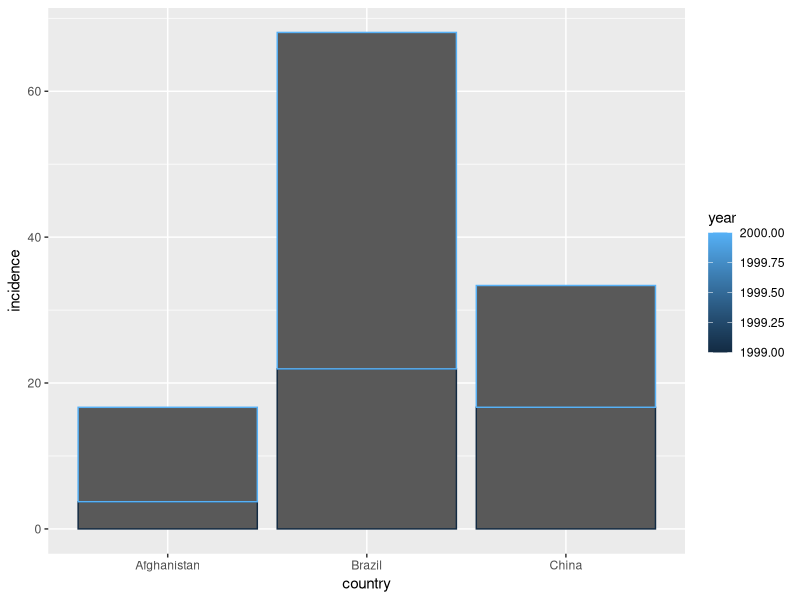
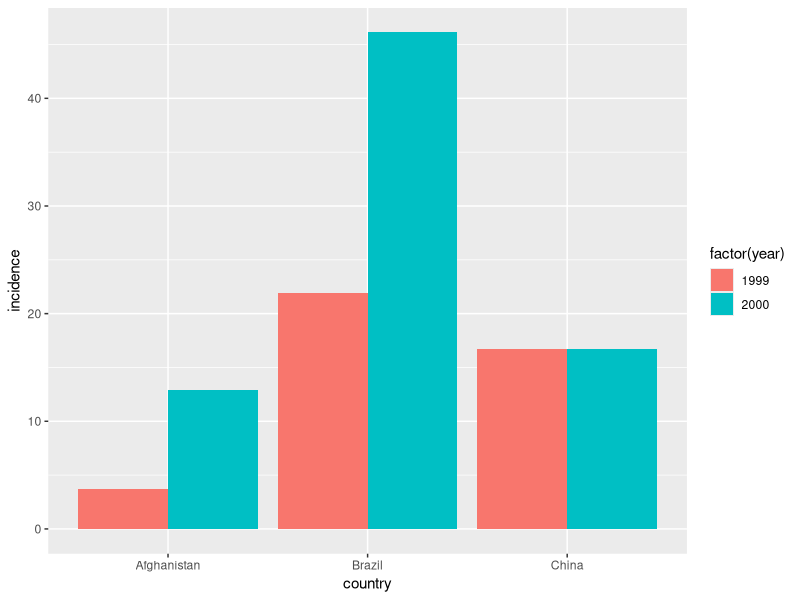
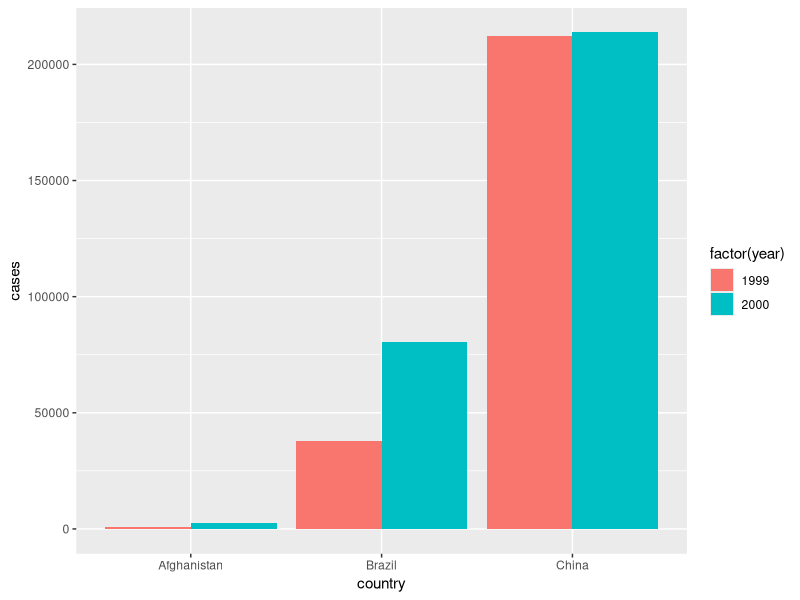
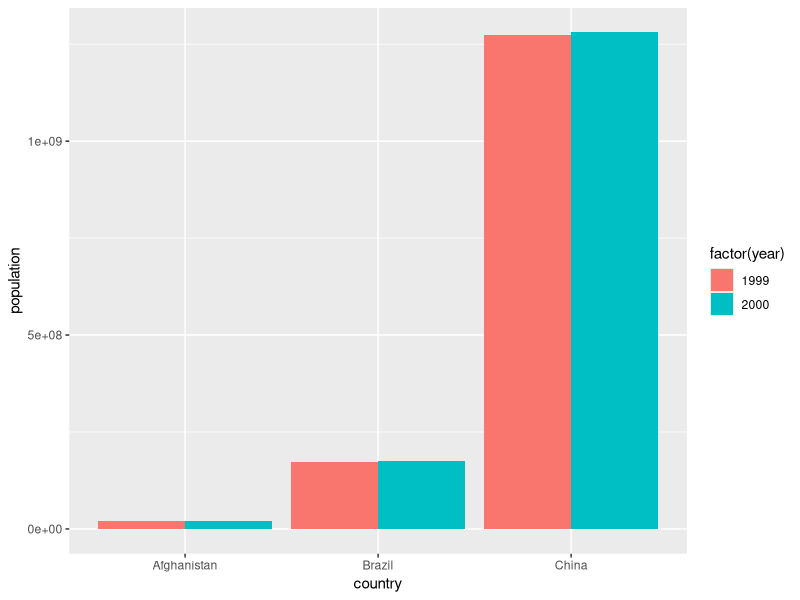
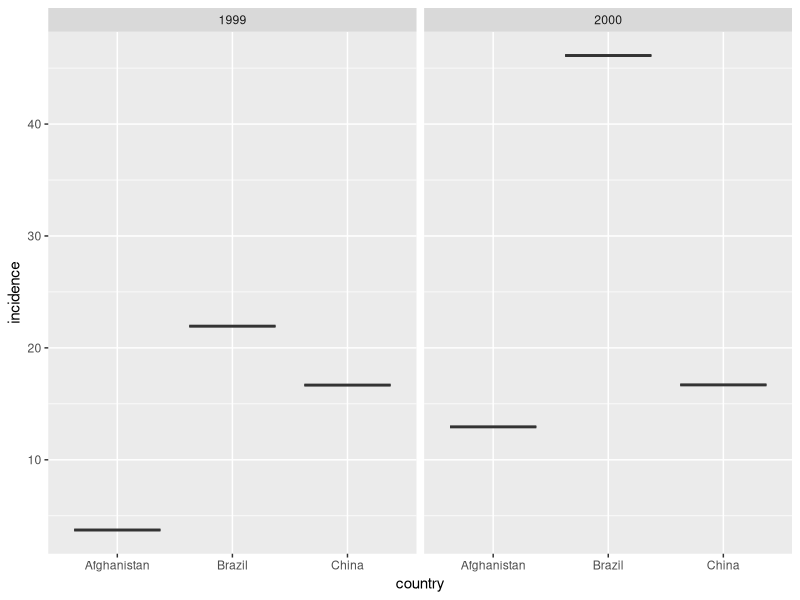
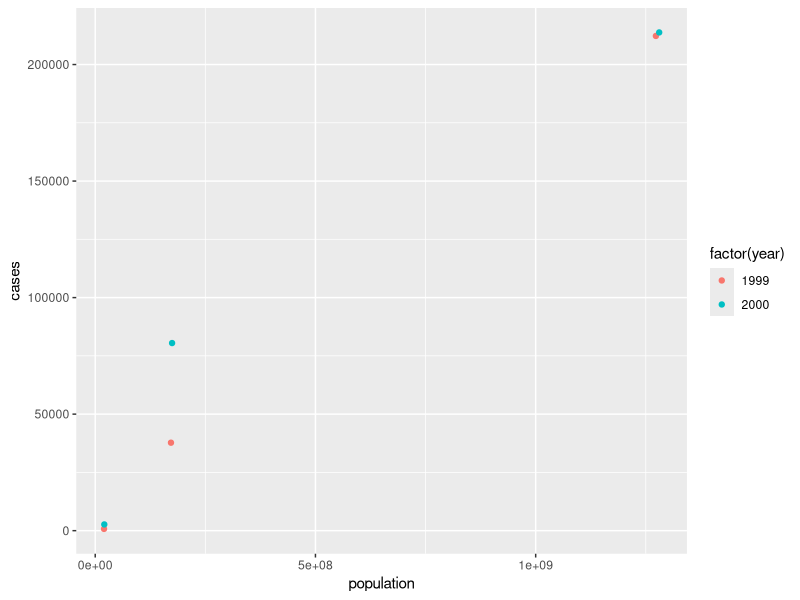
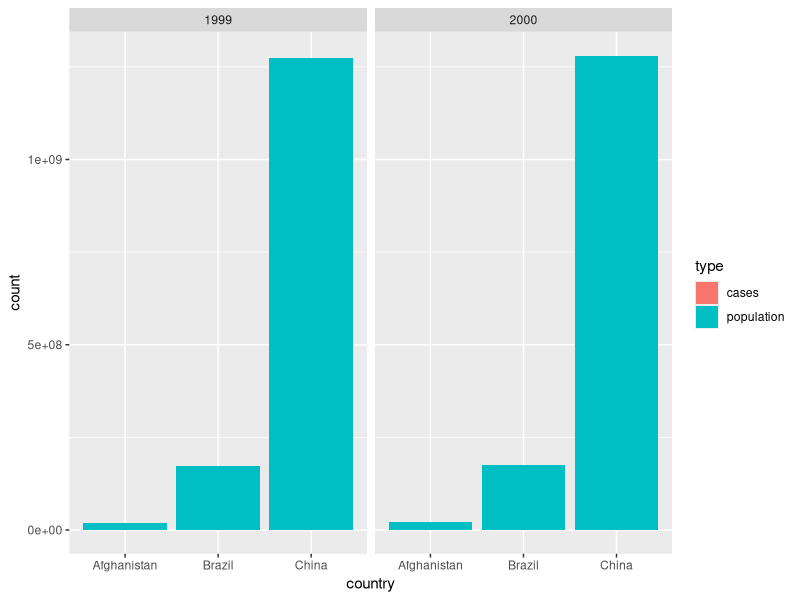

The R source for these figures, in order:
library(tidyverse)

table1

table1_inc <-
  table1 %>%
  mutate(incidence = cases / population * 1e5)

table1_inc %>%
  ggplot(aes(x = country, y = incidence, color = year)) +
  geom_col()

table1_inc %>%
  ggplot(aes(x = country, y = incidence, fill = factor(year))) +
  geom_col(position = "dodge")

table1 %>%
  ggplot(aes(x = country, y = cases, fill = factor(year))) +
  geom_col(position = "dodge")

table1 %>%
  ggplot(aes(x = country, y = population, fill = factor(year))) +
  geom_col(position = "dodge")

table1 %>%
  mutate(incidence = cases / population * 1e5) %>%
  ggplot(aes(x = country, y = incidence)) +
  facet_wrap(~year) +
  geom_boxplot()

table1 %>%
  ggplot(aes(x = population, y = cases, color = factor(year))) +
  geom_point()

table2

table2 %>%
  ggplot(aes(y = count, fill = type, x = country)) +
  geom_col() +
  facet_wrap(~year)

table1 %>%
  gather("type", "count", -country, -year)

table2_inc <-
  table1_inc %>%
  gather("type", "count", -country, -year)

table2_inc

table2 %>%
  spread(type, count)

table2_inc %>%
  spread(type, count)

table2_inc %>%
  slice(-11) %>%
  spread(type, count)

table2_inc %>%
  slice(-11) %>%
  spread(type, count, fill = -99)

table2_inc %>%
  spread(year, count)

# table2_inc %>%
#   ... %>%
#   ftable()

Titanic %>%
  ftable()
